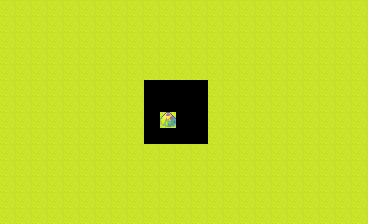

Tiled map render using the project's own tile images. Description and the whole map definition, tile-layer contents included, below:
An orthogonal 23x14 tile map with 16x16 px tiles, 1 tile layer (Tile Layer 1).

<map version="1.5" tiledversion="1.7.2" orientation="orthogonal" renderorder="right-down" width="23" height="14" tilewidth="16" tileheight="16" infinite="0" nextlayerid="2" nextobjectid="1">
 <tileset firstgid="1" name="aw2.png" tilewidth="16" tileheight="16" tilecount="512" columns="32">
  <image source="aw2.png" trans="ffffff" width="512" height="256" />
 </tileset>
 <layer id="1" name="Tile Layer 1" width="23" height="14">
  <data>
   <tile gid="2" />
   <tile gid="2" />
   <tile gid="2" />
   <tile gid="2" />
   <tile gid="2" />
   <tile gid="2" />
   <tile gid="2" />
   <tile gid="2" />
   <tile gid="2" />
   <tile gid="2" />
   <tile gid="2" />
   <tile gid="2" />
   <tile gid="2" />
   <tile gid="2" />
   <tile gid="2" />
   <tile gid="2" />
   <tile gid="2" />
   <tile gid="2" />
   <tile gid="2" />
   <tile gid="2" />
   <tile gid="2" />
   <tile gid="2" />
   <tile gid="2" />
   <tile gid="2" />
   <tile gid="2" />
   <tile gid="2" />
   <tile gid="2" />
   <tile gid="2" />
   <tile gid="2" />
   <tile gid="2" />
   <tile gid="2" />
   <tile gid="2" />
   <tile gid="2" />
   <tile gid="2" />
   <tile gid="2" />
   <tile gid="2" />
   <tile gid="2" />
   <tile gid="2" />
   <tile gid="2" />
   <tile gid="2" />
   <tile gid="2" />
   <tile gid="2" />
   <tile gid="2" />
   <tile gid="2" />
   <tile gid="2" />
   <tile gid="2" />
   <tile gid="2" />
   <tile gid="2" />
   <tile gid="2" />
   <tile gid="2" />
   <tile gid="2" />
   <tile gid="2" />
   <tile gid="2" />
   <tile gid="2" />
   <tile gid="2" />
   <tile gid="2" />
   <tile gid="2" />
   <tile gid="2" />
   <tile gid="2" />
   <tile gid="2" />
   <tile gid="2" />
   <tile gid="2" />
   <tile gid="2" />
   <tile gid="2" />
   <tile gid="2" />
   <tile gid="2" />
   <tile gid="2" />
   <tile gid="2" />
   <tile gid="2" />
   <tile gid="2" />
   <tile gid="2" />
   <tile gid="2" />
   <tile gid="2" />
   <tile gid="2" />
   <tile gid="2" />
   <tile gid="2" />
   <tile gid="2" />
   <tile gid="2" />
   <tile gid="2" />
   <tile gid="2" />
   <tile gid="2" />
   <tile gid="2" />
   <tile gid="2" />
   <tile gid="2" />
   <tile gid="2" />
   <tile gid="2" />
   <tile gid="2" />
   <tile gid="2" />
   <tile gid="2" />
   <tile gid="2" />
   <tile gid="2" />
   <tile gid="2" />
   <tile gid="2" />
   <tile gid="2" />
   <tile gid="2" />
   <tile gid="2" />
   <tile gid="2" />
   <tile gid="2" />
   <tile gid="2" />
   <tile gid="2" />
   <tile gid="2" />
   <tile gid="2" />
   <tile gid="2" />
   <tile gid="2" />
   <tile gid="2" />
   <tile gid="2" />
   <tile gid="2" />
   <tile gid="2" />
   <tile gid="2" />
   <tile gid="2" />
   <tile gid="2" />
   <tile gid="2" />
   <tile gid="2" />
   <tile gid="2" />
   <tile gid="2" />
   <tile gid="2" />
   <tile gid="2" />
   <tile gid="2" />
   <tile gid="2" />
   <tile gid="2" />
   <tile gid="2" />
   <tile gid="2" />
   <tile gid="2" />
   <tile gid="2" />
   <tile gid="429" />
   <tile gid="429" />
   <tile gid="429" />
   <tile gid="429" />
   <tile gid="2" />
   <tile gid="2" />
   <tile gid="2" />
   <tile gid="2" />
   <tile gid="2" />
   <tile gid="2" />
   <tile gid="2" />
   <tile gid="2" />
   <tile gid="2" />
   <tile gid="2" />
   <tile gid="2" />
   <tile gid="2" />
   <tile gid="2" />
   <tile gid="2" />
   <tile gid="2" />
   <tile gid="2" />
   <tile gid="2" />
   <tile gid="2" />
   <tile gid="2" />
   <tile gid="429" />
   <tile gid="429" />
   <tile gid="429" />
   <tile gid="429" />
   <tile gid="2" />
   <tile gid="2" />
   <tile gid="2" />
   <tile gid="2" />
   <tile gid="2" />
   <tile gid="2" />
   <tile gid="2" />
   <tile gid="2" />
   <tile gid="2" />
   <tile gid="2" />
   <tile gid="2" />
   <tile gid="2" />
   <tile gid="2" />
   <tile gid="2" />
   <tile gid="2" />
   <tile gid="2" />
   <tile gid="2" />
   <tile gid="2" />
   <tile gid="2" />
   <tile gid="429" />
   <tile gid="424" />
   <tile gid="429" />
   <tile gid="429" />
   <tile gid="2" />
   <tile gid="2" />
   <tile gid="2" />
   <tile gid="2" />
   <tile gid="2" />
   <tile gid="2" />
   <tile gid="2" />
   <tile gid="2" />
   <tile gid="2" />
   <tile gid="2" />
   <tile gid="2" />
   <tile gid="2" />
   <tile gid="2" />
   <tile gid="2" />
   <tile gid="2" />
   <tile gid="2" />
   <tile gid="2" />
   <tile gid="2" />
   <tile gid="2" />
   <tile gid="429" />
   <tile gid="429" />
   <tile gid="429" />
   <tile gid="429" />
   <tile gid="2" />
   <tile gid="2" />
   <tile gid="2" />
   <tile gid="2" />
   <tile gid="2" />
   <tile gid="2" />
   <tile gid="2" />
   <tile gid="2" />
   <tile gid="2" />
   <tile gid="2" />
   <tile gid="2" />
   <tile gid="2" />
   <tile gid="2" />
   <tile gid="2" />
   <tile gid="2" />
   <tile gid="2" />
   <tile gid="2" />
   <tile gid="2" />
   <tile gid="2" />
   <tile gid="2" />
   <tile gid="2" />
   <tile gid="2" />
   <tile gid="2" />
   <tile gid="2" />
   <tile gid="2" />
   <tile gid="2" />
   <tile gid="2" />
   <tile gid="2" />
   <tile gid="2" />
   <tile gid="2" />
   <tile gid="2" />
   <tile gid="2" />
   <tile gid="2" />
   <tile gid="2" />
   <tile gid="2" />
   <tile gid="2" />
   <tile gid="2" />
   <tile gid="2" />
   <tile gid="2" />
   <tile gid="2" />
   <tile gid="2" />
   <tile gid="2" />
   <tile gid="2" />
   <tile gid="2" />
   <tile gid="2" />
   <tile gid="2" />
   <tile gid="2" />
   <tile gid="2" />
   <tile gid="2" />
   <tile gid="2" />
   <tile gid="2" />
   <tile gid="2" />
   <tile gid="2" />
   <tile gid="2" />
   <tile gid="2" />
   <tile gid="2" />
   <tile gid="2" />
   <tile gid="2" />
   <tile gid="2" />
   <tile gid="2" />
   <tile gid="2" />
   <tile gid="2" />
   <tile gid="2" />
   <tile gid="2" />
   <tile gid="2" />
   <tile gid="2" />
   <tile gid="2" />
   <tile gid="2" />
   <tile gid="2" />
   <tile gid="2" />
   <tile gid="2" />
   <tile gid="2" />
   <tile gid="2" />
   <tile gid="2" />
   <tile gid="2" />
   <tile gid="2" />
   <tile gid="2" />
   <tile gid="2" />
   <tile gid="2" />
   <tile gid="2" />
   <tile gid="2" />
   <tile gid="2" />
   <tile gid="2" />
   <tile gid="2" />
   <tile gid="2" />
   <tile gid="2" />
   <tile gid="2" />
   <tile gid="2" />
   <tile gid="2" />
   <tile gid="2" />
   <tile gid="2" />
   <tile gid="2" />
   <tile gid="2" />
   <tile gid="2" />
   <tile gid="2" />
   <tile gid="2" />
   <tile gid="2" />
   <tile gid="2" />
   <tile gid="2" />
   <tile gid="2" />
   <tile gid="2" />
   <tile gid="2" />
   <tile gid="2" />
   <tile gid="2" />
   <tile gid="2" />
   <tile gid="2" />
   <tile gid="2" />
   <tile gid="2" />
   <tile gid="2" />
   <tile gid="2" />
   <tile gid="2" />
   <tile gid="2" />
   <tile gid="2" />
   <tile gid="2" />
   <tile gid="2" />
   <tile gid="2" />
   <tile gid="2" />
   <tile gid="2" />
   <tile gid="2" />
   <tile gid="2" />
   <tile gid="2" />
   <tile gid="2" />
   <tile gid="2" />
   <tile gid="2" />
   <tile gid="2" />
  </data>
 </layer>
</map>
